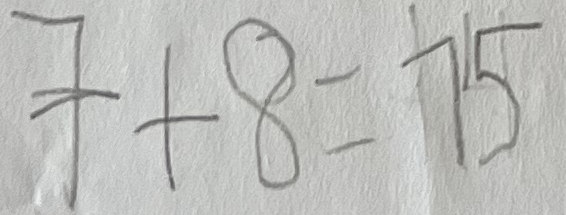
#> input picture data/images/val/11.png, 566 x 215 px, found by its file name; its folder holds only this picture in this run
$ python generate_notes.py
#> lines starting #> are read from the running program, lines starting #| are printed output that depends on the picture
import os
import cv2
import pytesseract
import numpy as np

pytesseract.pytesseract.tesseract_cmd = '/opt/homebrew/bin/tesseract'

classes_map = {c: 0 for c in '0123456789'}
classes_map['+'] = 1
classes_map['='] = 2
classes_map['-'] = 3

IMAGES_PATH = 'data/images/val'
LABELS_PATH = 'data/labels/val'
DEBUG_PATH = 'data/debug'

os.makedirs(LABELS_PATH, exist_ok=True)
os.makedirs(DEBUG_PATH, exist_ok=True)

def apply_clahe(image):
    lab = cv2.cvtColor(image, cv2.COLOR_BGR2LAB)
    l, a, b = cv2.split(lab)
    clahe = cv2.createCLAHE(clipLimit=2.0, tileGridSize=(8,8))
    cl = clahe.apply(l)
    merged = cv2.merge((cl, a, b))
    return cv2.cvtColor(merged, cv2.COLOR_LAB2BGR)

def detect_horizontal_lines(gray_img, min_length=30, max_thickness=5):
    edges = cv2.Canny(gray_img, 50, 150, apertureSize=3)
    lines = cv2.HoughLinesP(edges, 1, np.pi / 180, threshold=30,
                            minLineLength=min_length, maxLineGap=5)
    detected_lines = []
    if lines is not None:
        for x1, y1, x2, y2 in lines[:, 0]:
            thickness = abs(y2 - y1)
            length = abs(x2 - x1)
            if thickness <= max_thickness and length >= min_length:
                detected_lines.append((x1, y1, x2, y2))
    return detected_lines

def detect_small_contours(gray_img, min_area=50, max_area=300):
    """Detecta contornos pequenos — potenciais operadores."""
    _, thresh = cv2.threshold(gray_img, 0, 255, cv2.THRESH_BINARY + cv2.THRESH_OTSU)
    contours, _ = cv2.findContours(thresh, cv2.RETR_EXTERNAL, cv2.CHAIN_APPROX_SIMPLE)
    boxes = []
    for cnt in contours:
        area = cv2.contourArea(cnt)
        if min_area < area < max_area:
            x, y, w, h = cv2.boundingRect(cnt)
            boxes.append((x, y, x + w, y + h))
    return boxes

for filename in os.listdir(IMAGES_PATH):
    if not filename.endswith(".png"):
        continue

    image_path = os.path.join(IMAGES_PATH, filename)
    img = cv2.imread(image_path)
#> img is the input picture: shape (215, 566, 3); mean B, G, R 187.1, 190.1, 189.2
    if img is None:
        print(f"Erro ao carregar imagem {filename}")
        continue

    h, w = img.shape[:2]
#> h = 215; w = 566

    approaches = [
        ('original', img.copy(), '--psm 11'),
        ('segunda', cv2.cvtColor(img, cv2.COLOR_BGR2GRAY), '--psm 6'),
        ('agressiva', cv2.adaptiveThreshold(cv2.cvtColor(img, cv2.COLOR_BGR2GRAY), 255,
                       cv2.ADAPTIVE_THRESH_MEAN_C, cv2.THRESH_BINARY, 11, 2), '--psm 6'),
        ('CLAHE', apply_clahe(img.copy()), '--psm 6')
    ]
#> in apply_clahe, `lab = cv2.cvtColor(image, cv2.COLOR_BGR2LAB)`: lab: shape (215, 566, 3); mean of channels 0, 1, 2 196, 127.4, 129.2
#> in apply_clahe, `cl = clahe.apply(l)`:
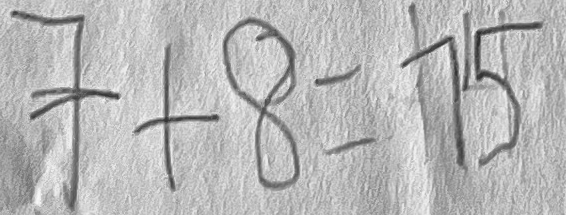
#> cl: shape (215, 566); min 42, max 249, mean 183.8
#> in apply_clahe, `merged = cv2.merge((cl, a, b))`: merged: shape (215, 566, 3); mean of channels 0, 1, 2 183.8, 127.4, 129.2

    detected = False

    for label, proc_img, psm_config in approaches:
#> (the run stopped early here; a loop or call above may not have finished)

$ run again, on data/images/val/221.png
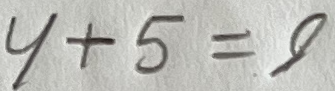
#> input picture data/images/val/221.png, 335 x 91 px, found by its file name
#> img is the input picture: shape (91, 335, 3); mean B, G, R 182.7, 187.7, 187.6
#> lab: shape (91, 335, 3); mean of channels 0, 1, 2 193.3, 127.2, 130.5
#> in apply_clahe, `cl = clahe.apply(l)`:
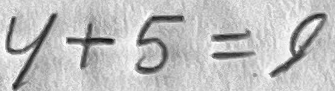
#> cl: shape (91, 335); min 10, max 255, mean 191.1
#> merged: shape (91, 335, 3); mean of channels 0, 1, 2 191.1, 127.2, 130.5

$ run again, on data/images/val/387.png
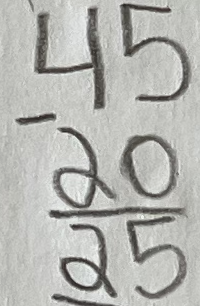
#> input picture data/images/val/387.png, 200 x 306 px, found by its file name
#> img is the input picture: shape (306, 200, 3); mean B, G, R 176.8, 181.1, 180.5
#> lab: shape (306, 200, 3); mean of channels 0, 1, 2 186.8, 127.2, 129.9
#> in apply_clahe, `cl = clahe.apply(l)`:
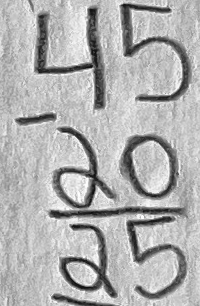
#> cl: shape (306, 200); min 14, max 255, mean 176.7
#> merged: shape (306, 200, 3); mean of channels 0, 1, 2 176.7, 127.2, 129.9

$ run again, on data/images/val/4.png
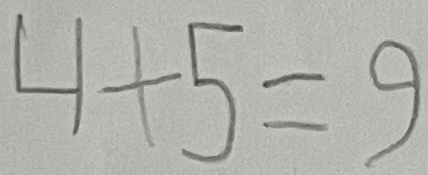
#> input picture data/images/val/4.png, 428 x 175 px, found by its file name
#> img is the input picture: shape (175, 428, 3); mean B, G, R 173.7, 178.9, 177
#> lab: shape (175, 428, 3); mean of channels 0, 1, 2 185.1, 126.1, 130.2
#> in apply_clahe, `cl = clahe.apply(l)`:
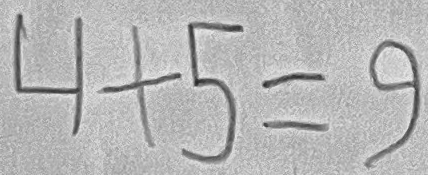
#> cl: shape (175, 428); min 41, max 233, mean 182.9
#> merged: shape (175, 428, 3); mean of channels 0, 1, 2 182.9, 126.1, 130.2

$ run again, on data/images/val/17.png
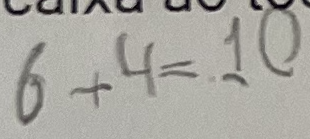
#> input picture data/images/val/17.png, 310 x 139 px, found by its file name
#> img is the input picture: shape (139, 310, 3); mean B, G, R 161.2, 167.4, 169.1
#> lab: shape (139, 310, 3); mean of channels 0, 1, 2 174.6, 127.4, 131.5
#> in apply_clahe, `cl = clahe.apply(l)`:
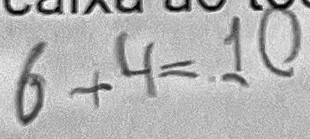
#> cl: shape (139, 310); min 1, max 254, mean 178.7
#> merged: shape (139, 310, 3); mean of channels 0, 1, 2 178.7, 127.4, 131.5
